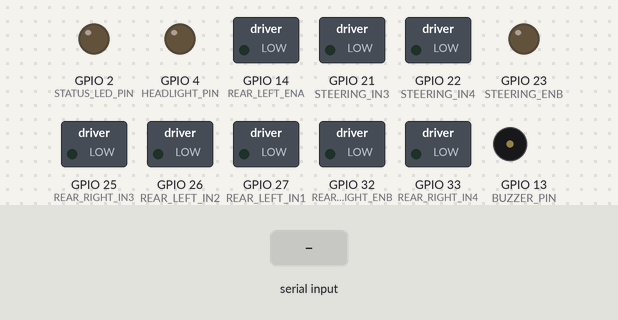
Simulated run of this sketch. Board: ESP32. Parts: switched loads named in the sketch (green lamp = pin HIGH), output pins drawn as LEDs (lit = HIGH), buzzer (waves = sounding). The inputs (shaded band) are chosen by the test bench. Nothing arrives over Bluetooth unless stated; what the sketch prints to the serial monitor is not drawn.

Above: at 1.9 s.
2.0 s: "F" received over the second serial link
At 3.3 s:
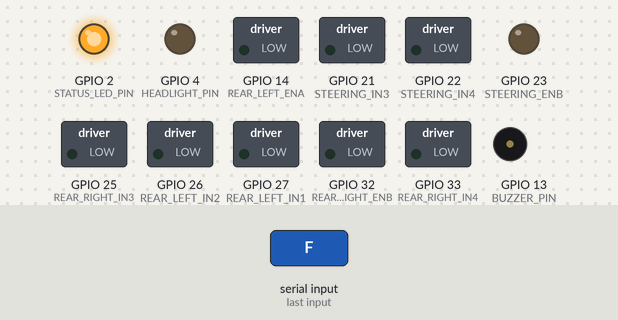
5.0 s: "B" received over the second serial link
At 5.6 s:
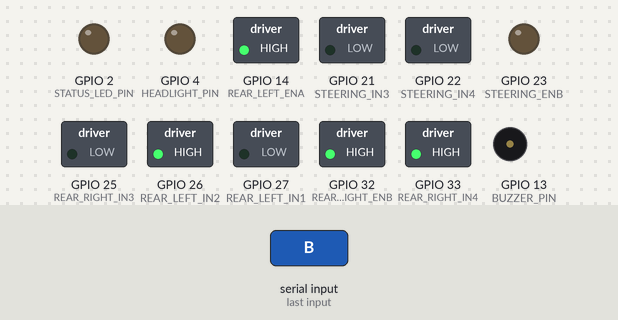
7.2 s: "L" received over the second serial link
At 7.8 s:
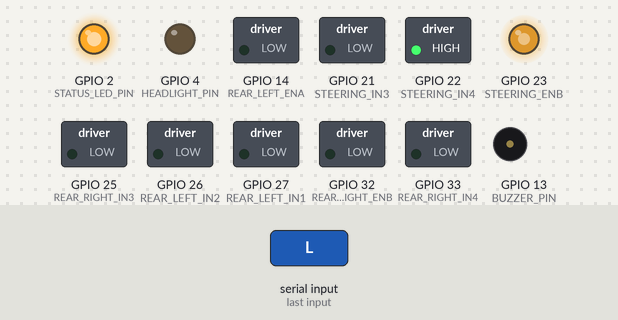
9.4 s: "R" received over the second serial link
At 9.8 s:
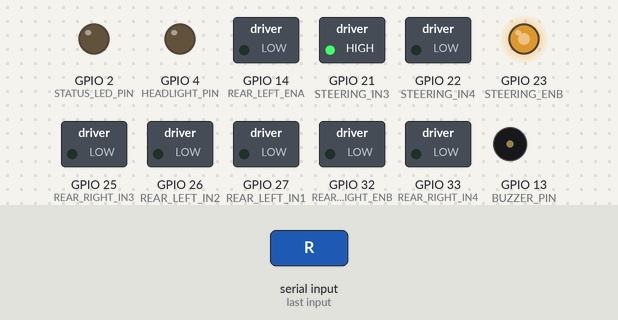
11.6 s: "G" received over the second serial link
At 11.8 s:
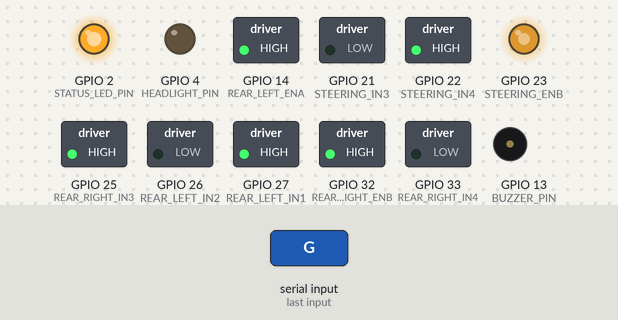
13.8 s: "I" received over the second serial link
At 14.4 s:
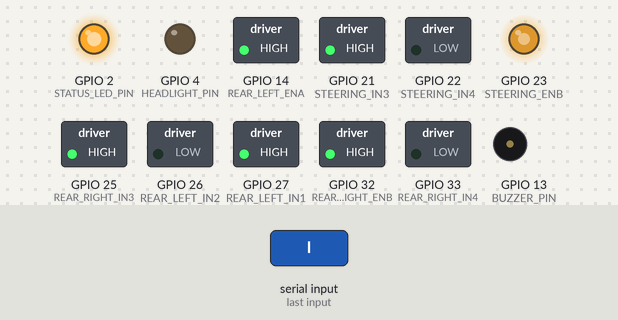
Timing chart, 0 to 17.0 s (numbered marks = the images above; inputs shaded):
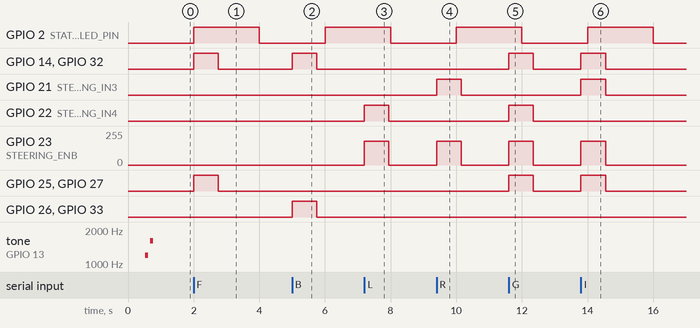

Measured:
- after the input at 2.0 s, GPIO 14 (REAR_LEFT_ENA), GPIO 25 (REAR_RIGHT_IN3), GPIO 27 (REAR_LEFT_IN1), GPIO 32 (REAR_RIGHT_ENB): LOW → HIGH at once, → LOW 0.75 s later
- after the input at 5.0 s, GPIO 14 (REAR_LEFT_ENA), GPIO 26 (REAR_LEFT_IN2), GPIO 32 (REAR_RIGHT_ENB), GPIO 33 (REAR_RIGHT_IN4): LOW → HIGH at once, → LOW 0.75 s later
- after the input at 7.2 s, GPIO 22 (STEERING_IN4): LOW → HIGH at once, → LOW 0.75 s later; GPIO 23 (STEERING_ENB): 0/255 → 179/255 at once, → 0/255 0.75 s later
- after the input at 9.4 s, GPIO 21 (STEERING_IN3): LOW → HIGH at once, → LOW 0.75 s later; GPIO 23 (STEERING_ENB): 0/255 → 179/255 at once, → 0/255 0.75 s later
- after the input at 11.6 s, GPIO 14 (REAR_LEFT_ENA), GPIO 22 (STEERING_IN4), GPIO 25 (REAR_RIGHT_IN3), GPIO 27 (REAR_LEFT_IN1), GPIO 32 (REAR_RIGHT_ENB): LOW → HIGH at once, → LOW 0.75 s later; GPIO 23 (STEERING_ENB): 0/255 → 179/255 at once, → 0/255 0.75 s later
- after the input at 13.8 s, GPIO 14 (REAR_LEFT_ENA), GPIO 21 (STEERING_IN3), GPIO 25 (REAR_RIGHT_IN3), GPIO 27 (REAR_LEFT_IN1), GPIO 32 (REAR_RIGHT_ENB): LOW → HIGH at once, → LOW 0.75 s later; GPIO 23 (STEERING_ENB): 0/255 → 179/255 at once, → 0/255 0.75 s later

The sketch:

esp32_rc_car.ino
```cpp
/**
 * ESP32 DevKit V1 — Bluetooth Classic RC Car Firmware
 * ====================================================
 *
 * Receives single-character commands over Bluetooth Classic (SPP/RFCOMM) from
 * the "RC Command" React Native controller app and drives two rear DC motors
 * at the same full throttle plus a separate DC steering motor.  The rear
 * motors are not used for differential or skid steering.
 *
 * Control Protocol (matches app's commands.ts):
 *   F = Rear motors forward, steering stopped
 *   B = Rear motors reverse, steering stopped
 *   L = Steer left, rear motors stopped
 *   R = Steer right, rear motors stopped
 *   G = Forward + steer left     I = Forward + steer right
 *   H = Reverse + steer left     J = Reverse + steer right
 *   S = Stop rear and steering motors
 *   V = Horn (momentary)
 *   1 = Headlights ON     0 = Headlights OFF
 *
 * Safety:
 *   The app sends the active command every 250 ms and sends 'S' on release,
 *   backgrounding, unmount, or disconnect. This firmware runs a 750 ms
 *   watchdog timer that stops motors if no movement command is received within
 *   the deadline, covering a killed app, dead battery, or lost BT link.
 *
 * Hardware — ESP32 DevKit V1 + 2× L298N + Buzzer + LEDs
 * ======================================================
 *
 * Motor Driver A (LEFT REAR motor — L298N #1, channel A):
 *   IN1  → GPIO 27    (direction pin A)
 *   IN2  → GPIO 26    (direction pin B)
 *   ENA  → GPIO 14    (PWM speed)
 *
 * Motor Driver A (STEERING motor — L298N #1, channel B):
 *   IN3  → GPIO 21    (direction pin A)
 *   IN4  → GPIO 22    (direction pin B)
 *   ENB  → GPIO 23    (PWM speed)
 *
 * Motor Driver B (RIGHT REAR motor — L298N #2, channel B):
 *   IN3  → GPIO 25    (direction pin A)
 *   IN4  → GPIO 33    (direction pin B)
 *   ENB  → GPIO 32    (PWM speed)
 *
 * Peripherals:
 *   Buzzer (horn)        → GPIO 13
 *   Headlight LEDs       → GPIO 4
 *   Status LED (onboard) → GPIO 2
 *
 * Compatibility:
 *   Supports both ESP32 Arduino Core 2.x and Core 3.x+ (LEDC API change).
 */

#include "BluetoothSerial.h"

#if __has_include(<esp_arduino_version.h>)
  #include <esp_arduino_version.h>
#endif

// Detect Arduino ESP32 Core major version (Core 3.0+ redesigned LEDC)
#if defined(ESP_ARDUINO_VERSION_MAJOR) && (ESP_ARDUINO_VERSION_MAJOR >= 3)
  #define USE_LEDC_V3 1
#else
  #define USE_LEDC_V3 0
#endif

// ──────────────────────────────────────────────
//  Verify Bluetooth Classic is enabled
// ──────────────────────────────────────────────
#if !defined(CONFIG_BT_ENABLED) || !defined(CONFIG_BLUEDROID_ENABLED)
  #error "Bluetooth Classic is not enabled. Run `make menuconfig` or set CONFIG_BT_ENABLED in sdkconfig."
#endif

// ──────────────────────────────────────────────
//  Pin Assignments
// ──────────────────────────────────────────────

// Rear-left motor (L298N #1, channel A)
static const int REAR_LEFT_IN1  = 27;   // Direction pin A
static const int REAR_LEFT_IN2  = 26;   // Direction pin B
static const int REAR_LEFT_ENA  = 14;   // PWM speed control

// Steering motor (L298N #1, channel B)
static const int STEERING_IN3 = 21;     // Direction pin A
static const int STEERING_IN4 = 22;     // Direction pin B
static const int STEERING_ENB = 23;     // PWM speed control

// Rear-right motor (L298N #2, channel B)
static const int REAR_RIGHT_IN3 = 25;   // Direction pin A
static const int REAR_RIGHT_IN4 = 33;   // Direction pin B
static const int REAR_RIGHT_ENB = 32;   // PWM speed control

// Peripherals
static const int BUZZER_PIN     = 13;
static const int HEADLIGHT_PIN  = 4;   // Safe GPIO (avoided bootstrapping pin 12)
static const int STATUS_LED_PIN = 2;   // Built-in blue LED on DevKit V1

// ──────────────────────────────────────────────
//  PWM Configuration (LEDC)
// ──────────────────────────────────────────────
static const int PWM_FREQ       = 5000;  // 5 kHz — above audible motor whine
static const int PWM_RESOLUTION = 8;     // 0–255 duty cycle

// Legacy LEDC channels (only needed for Core 2.x)
static const int REAR_LEFT_PWM_CHANNEL = 0;
static const int REAR_RIGHT_PWM_CHANNEL = 1;
static const int BUZZER_PWM_CHANNEL = 2;
static const int STEERING_PWM_CHANNEL = 3;

// ──────────────────────────────────────────────
//  Motor Speed Profiles
// ──────────────────────────────────────────────
// Values 0–255 (8-bit PWM)
// Both rear motors always receive SPEED_FULL together; there is no differential.
static const int SPEED_FULL = 255;
// Tune to suit the steering gearbox/linkage. This does not affect rear throttle.
static const int STEERING_SPEED = 180;

// ──────────────────────────────────────────────
//  Horn Configuration
// ──────────────────────────────────────────────
static const int HORN_FREQ        = 800;   // Hz — classic horn tone
static const int HORN_DURATION_MS = 300;   // Auto-off after this many ms

// ──────────────────────────────────────────────
//  Safety: Motion Watchdog
// ──────────────────────────────────────────────
// The app sends movement commands every 250 ms. If no command arrives within
// this timeout, assume signal loss and stop immediately.
static const unsigned long WATCHDOG_TIMEOUT_MS = 750;

// ──────────────────────────────────────────────
//  Status LED Blink Patterns
// ──────────────────────────────────────────────
static const unsigned long BLINK_DISCONNECTED_MS = 500;   // Slow blink (searching)
static const unsigned long BLINK_CONNECTED_MS    = 2000;  // Gentle heartbeat

// ──────────────────────────────────────────────
//  Global State
// ──────────────────────────────────────────────
BluetoothSerial SerialBT;

static unsigned long lastMotionCommandMs = 0;
static bool          motorsRunning       = false;
static bool          headlightsOn        = false;
static bool          hornActive          = false;
static unsigned long hornStartMs         = 0;

static unsigned long lastBlinkToggleMs   = 0;
static bool          statusLedState      = false;

// ──────────────────────────────────────────────
//  Cross-Version PWM Helpers (Core 2.x & 3.x)
// ──────────────────────────────────────────────

void pwmWriteDuty(int pin, int channel, int duty) {
#if USE_LEDC_V3
  ledcWrite(pin, duty);
#else
  ledcWrite(channel, duty);
#endif
}

void pwmToneSet(int pin, int channel, int freq) {
#if USE_LEDC_V3
  ledcWriteTone(pin, freq);
#else
  ledcWriteTone(channel, freq);
#endif
}

// ──────────────────────────────────────────────
//  Motor Control Helpers
// ──────────────────────────────────────────────

/**
 * Set the rear-left motor speed and direction.
 * @param speed  -255 to +255 (positive = forward, negative = reverse, 0 = stop)
 */
void setRearLeftMotor(int speed) {
  if (speed > 0) {
    digitalWrite(REAR_LEFT_IN1, HIGH);
    digitalWrite(REAR_LEFT_IN2, LOW);
    pwmWriteDuty(REAR_LEFT_ENA, REAR_LEFT_PWM_CHANNEL, constrain(speed, 0, 255));
  } else if (speed < 0) {
    digitalWrite(REAR_LEFT_IN1, LOW);
    digitalWrite(REAR_LEFT_IN2, HIGH);
    pwmWriteDuty(REAR_LEFT_ENA, REAR_LEFT_PWM_CHANNEL, constrain(-speed, 0, 255));
  } else {
    digitalWrite(REAR_LEFT_IN1, LOW);
    digitalWrite(REAR_LEFT_IN2, LOW);
    pwmWriteDuty(REAR_LEFT_ENA, REAR_LEFT_PWM_CHANNEL, 0);
  }
}

/**
 * Set the rear-right motor speed and direction.
 * @param speed  -255 to +255 (positive = forward, negative = reverse, 0 = stop)
 */
void setRearRightMotor(int speed) {
  if (speed > 0) {
    digitalWrite(REAR_RIGHT_IN3, HIGH);
    digitalWrite(REAR_RIGHT_IN4, LOW);
    pwmWriteDuty(REAR_RIGHT_ENB, REAR_RIGHT_PWM_CHANNEL, constrain(speed, 0, 255));
  } else if (speed < 0) {
    digitalWrite(REAR_RIGHT_IN3, LOW);
    digitalWrite(REAR_RIGHT_IN4, HIGH);
    pwmWriteDuty(REAR_RIGHT_ENB, REAR_RIGHT_PWM_CHANNEL, constrain(-speed, 0, 255));
  } else {
    digitalWrite(REAR_RIGHT_IN3, LOW);
    digitalWrite(REAR_RIGHT_IN4, LOW);
    pwmWriteDuty(REAR_RIGHT_ENB, REAR_RIGHT_PWM_CHANNEL, 0);
  }
}

/** Set the steering motor direction, or stop it at the current wheel position. */
void setSteeringMotor(int speed) {
  if (speed > 0) {
    digitalWrite(STEERING_IN3, HIGH);
    digitalWrite(STEERING_IN4, LOW);
    pwmWriteDuty(STEERING_ENB, STEERING_PWM_CHANNEL, constrain(speed, 0, 255));
  } else if (speed < 0) {
    digitalWrite(STEERING_IN3, LOW);
    digitalWrite(STEERING_IN4, HIGH);
    pwmWriteDuty(STEERING_ENB, STEERING_PWM_CHANNEL, constrain(-speed, 0, 255));
  } else {
    digitalWrite(STEERING_IN3, LOW);
    digitalWrite(STEERING_IN4, LOW);
    pwmWriteDuty(STEERING_ENB, STEERING_PWM_CHANNEL, 0);
  }
}

/** Drive both rear motors identically; this is deliberately non-differential. */
void setRearMotors(int speed) {
  setRearLeftMotor(speed);
  setRearRightMotor(speed);
}

/** Stop both rear motors and the steering motor immediately. */
void stopMotors() {
  setRearMotors(0);
  setSteeringMotor(0);
  motorsRunning = false;
}

// ──────────────────────────────────────────────
//  Horn Helpers
// ──────────────────────────────────────────────

void hornOn() {
  if (!hornActive) {
    pwmToneSet(BUZZER_PIN, BUZZER_PWM_CHANNEL, HORN_FREQ);
    hornActive = true;
    hornStartMs = millis();
  }
}

void hornOff() {
  pwmToneSet(BUZZER_PIN, BUZZER_PWM_CHANNEL, 0);
  pwmWriteDuty(BUZZER_PIN, BUZZER_PWM_CHANNEL, 0);
  hornActive = false;
}

// ──────────────────────────────────────────────
//  Bluetooth Callbacks
// ──────────────────────────────────────────────

void btCallback(esp_spp_cb_event_t event, esp_spp_cb_param_t *param) {
  switch (event) {
    case ESP_SPP_SRV_OPEN_EVT:
      Serial.println("[BT] Client connected");
      for (int i = 0; i < 3; i++) {
        digitalWrite(STATUS_LED_PIN, HIGH);
        delay(80);
        digitalWrite(STATUS_LED_PIN, LOW);
        delay(80);
      }
      break;

    case ESP_SPP_CLOSE_EVT:
      Serial.println("[BT] Client disconnected — stopping motors");
      stopMotors();
      hornOff();
      break;

    default:
      break;
  }
}

// ──────────────────────────────────────────────
//  Command Processor
// ──────────────────────────────────────────────

void processCommand(char cmd) {
  switch (cmd) {
    // ── Movement Commands ──────────────────
    case 'F':  // Forward, wheels straight
      setRearMotors(SPEED_FULL);
      setSteeringMotor(0);
      motorsRunning = true;
      lastMotionCommandMs = millis();
      break;

    case 'B':  // Reverse, wheels straight
      setRearMotors(-SPEED_FULL);
      setSteeringMotor(0);
      motorsRunning = true;
      lastMotionCommandMs = millis();
      break;

    case 'L':  // Steer left while stationary
      setRearMotors(0);
      setSteeringMotor(-STEERING_SPEED);
      motorsRunning = true;
      lastMotionCommandMs = millis();
      break;

    case 'R':  // Steer right while stationary
      setRearMotors(0);
      setSteeringMotor(STEERING_SPEED);
      motorsRunning = true;
      lastMotionCommandMs = millis();
      break;

    case 'G':  // Forward + steer left
      setRearMotors(SPEED_FULL);
      setSteeringMotor(-STEERING_SPEED);
      motorsRunning = true;
      lastMotionCommandMs = millis();
      break;

    case 'I':  // Forward + steer right
      setRearMotors(SPEED_FULL);
      setSteeringMotor(STEERING_SPEED);
      motorsRunning = true;
      lastMotionCommandMs = millis();
      break;

    case 'H':  // Reverse + steer left
      setRearMotors(-SPEED_FULL);
      setSteeringMotor(-STEERING_SPEED);
      motorsRunning = true;
      lastMotionCommandMs = millis();
      break;

    case 'J':  // Reverse + steer right
      setRearMotors(-SPEED_FULL);
      setSteeringMotor(STEERING_SPEED);
      motorsRunning = true;
      lastMotionCommandMs = millis();
      break;

    case 'S':  // Stop
      stopMotors();
      break;

    // ── Peripheral Commands ────────────────
    case 'V':  // Horn
      hornOn();
      break;

    case '1':  // Headlights ON
      digitalWrite(HEADLIGHT_PIN, HIGH);
      headlightsOn = true;
      break;

    case '0':  // Headlights OFF
      digitalWrite(HEADLIGHT_PIN, LOW);
      headlightsOn = false;
      break;

    default:
      // Ignore newlines, carriage returns, spaces
      break;
  }
}

// ──────────────────────────────────────────────
//  Status LED
// ──────────────────────────────────────────────

void updateStatusLed() {
  unsigned long now = millis();
  unsigned long interval = SerialBT.hasClient()
    ? BLINK_CONNECTED_MS
    : BLINK_DISCONNECTED_MS;

  if (now - lastBlinkToggleMs >= interval) {
    statusLedState = !statusLedState;
    digitalWrite(STATUS_LED_PIN, statusLedState ? HIGH : LOW);
    lastBlinkToggleMs = now;
  }
}

// ──────────────────────────────────────────────
//  Setup
// ──────────────────────────────────────────────

void setup() {
  Serial.begin(115200);
  delay(500);  // Allow USB-UART bridge to settle after reset
  Serial.println();
  Serial.println("=================================");
  Serial.println("  ESP32 RC Car — Booting...");
  Serial.println("=================================");

  // ── Configure motor direction pins ────────
  pinMode(REAR_LEFT_IN1, OUTPUT);
  pinMode(REAR_LEFT_IN2, OUTPUT);
  pinMode(STEERING_IN3, OUTPUT);
  pinMode(STEERING_IN4, OUTPUT);
  pinMode(REAR_RIGHT_IN3, OUTPUT);
  pinMode(REAR_RIGHT_IN4, OUTPUT);

  digitalWrite(REAR_LEFT_IN1, LOW);
  digitalWrite(REAR_LEFT_IN2, LOW);
  digitalWrite(STEERING_IN3, LOW);
  digitalWrite(STEERING_IN4, LOW);
  digitalWrite(REAR_RIGHT_IN3, LOW);
  digitalWrite(REAR_RIGHT_IN4, LOW);

  // ── Configure PWM (LEDC) ──────────────────
#if USE_LEDC_V3
  // Core 3.x+ API: directly bind frequency and resolution to pins
  ledcAttach(REAR_LEFT_ENA, PWM_FREQ, PWM_RESOLUTION);
  ledcWrite(REAR_LEFT_ENA, 0);

  ledcAttach(REAR_RIGHT_ENB, PWM_FREQ, PWM_RESOLUTION);
  ledcWrite(REAR_RIGHT_ENB, 0);

  ledcAttach(STEERING_ENB, PWM_FREQ, PWM_RESOLUTION);
  ledcWrite(STEERING_ENB, 0);

  ledcAttach(BUZZER_PIN, HORN_FREQ, PWM_RESOLUTION);
  ledcWrite(BUZZER_PIN, 0);
#else
  // Core 2.x API: setup channel then attach to pin
  ledcSetup(REAR_LEFT_PWM_CHANNEL, PWM_FREQ, PWM_RESOLUTION);
  ledcAttachPin(REAR_LEFT_ENA, REAR_LEFT_PWM_CHANNEL);
  ledcWrite(REAR_LEFT_PWM_CHANNEL, 0);

  ledcSetup(REAR_RIGHT_PWM_CHANNEL, PWM_FREQ, PWM_RESOLUTION);
  ledcAttachPin(REAR_RIGHT_ENB, REAR_RIGHT_PWM_CHANNEL);
  ledcWrite(REAR_RIGHT_PWM_CHANNEL, 0);

  ledcSetup(STEERING_PWM_CHANNEL, PWM_FREQ, PWM_RESOLUTION);
  ledcAttachPin(STEERING_ENB, STEERING_PWM_CHANNEL);
  ledcWrite(STEERING_PWM_CHANNEL, 0);

  ledcSetup(BUZZER_PWM_CHANNEL, HORN_FREQ, PWM_RESOLUTION);
  ledcAttachPin(BUZZER_PIN, BUZZER_PWM_CHANNEL);
  ledcWrite(BUZZER_PWM_CHANNEL, 0);
#endif

  // ── Configure peripheral pins ─────────────
  pinMode(HEADLIGHT_PIN, OUTPUT);
  digitalWrite(HEADLIGHT_PIN, LOW);

  pinMode(STATUS_LED_PIN, OUTPUT);
  digitalWrite(STATUS_LED_PIN, LOW);

  // ── Start Bluetooth Classic ───────────────
  SerialBT.register_callback(btCallback);

  if (!SerialBT.begin("ESP32_CAR")) {
    Serial.println("[BT] ERROR: Failed to start Bluetooth!");
    while (true) {
      digitalWrite(STATUS_LED_PIN, HIGH);
      delay(100);
      digitalWrite(STATUS_LED_PIN, LOW);
      delay(100);
    }
  }

  Serial.println("[BT] Bluetooth started — device name: ESP32_CAR");
  Serial.println("[BT] Waiting for connection...");
  Serial.println();
  Serial.println("Pin Map:");
  Serial.println("  Left rear: IN1=27, IN2=26, ENA=14 (L298N #1A)");
  Serial.println("  Steering: IN3=21, IN4=22, ENB=23 (L298N #1B)");
  Serial.println("  Right rear: IN3=25, IN4=33, ENB=32 (L298N #2B)");
  Serial.println("  Buzzer: 13  |  Headlights: 4  |  Status LED: 2");
  Serial.println();

  // Startup chirp
  pwmToneSet(BUZZER_PIN, BUZZER_PWM_CHANNEL, 1200);
  delay(90);
  pwmToneSet(BUZZER_PIN, BUZZER_PWM_CHANNEL, 0);
  pwmWriteDuty(BUZZER_PIN, BUZZER_PWM_CHANNEL, 0);
  delay(60);
  pwmToneSet(BUZZER_PIN, BUZZER_PWM_CHANNEL, 1600);
  delay(90);
  pwmToneSet(BUZZER_PIN, BUZZER_PWM_CHANNEL, 0);
  pwmWriteDuty(BUZZER_PIN, BUZZER_PWM_CHANNEL, 0);
}

// ──────────────────────────────────────────────
//  Main Loop
// ──────────────────────────────────────────────

void loop() {
  // ── Read incoming Bluetooth commands ──────
  while (SerialBT.available()) {
    char incoming = (char)SerialBT.read();
    processCommand(incoming);
    Serial.printf("[CMD] '%c' (0x%02X)\n", incoming, (uint8_t)incoming);
  }

  // ── Motion Watchdog ───────────────────────
  if (motorsRunning) {
    unsigned long elapsed = millis() - lastMotionCommandMs;
    if (elapsed >= WATCHDOG_TIMEOUT_MS) {
      Serial.println("[SAFETY] Watchdog timeout — stopping motors!");
      stopMotors();
    }
  }

  // ── Horn auto-off ─────────────────────────
  if (hornActive && (millis() - hornStartMs >= HORN_DURATION_MS)) {
    hornOff();
  }

  // ── Status LED heartbeat ──────────────────
  updateStatusLed();

  delay(1);
}
```
